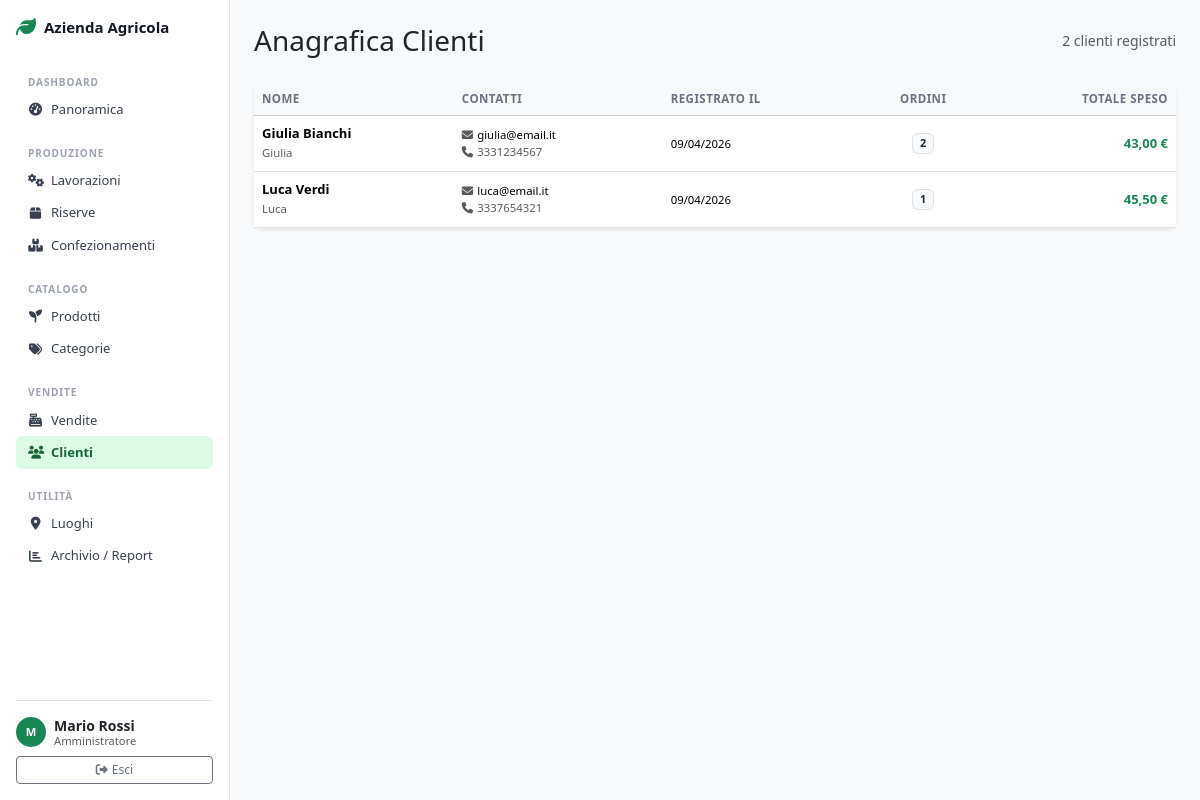
Screenshot of /admin/clienti.php (signed in) with the database file from the repository.
### tables this page shows
CREATE TABLE IF NOT EXISTS CLIENTE (
    idCliente INT AUTO_INCREMENT PRIMARY KEY,
    idUtente INT NULL,
    nome VARCHAR(150) NOT NULL,
    nickname VARCHAR(100) NULL,
    telefono VARCHAR(20) NULL,
    email VARCHAR(150) NULL,
    occasionale BOOLEAN NOT NULL DEFAULT FALSE,
    
    FOREIGN KEY (idUtente) REFERENCES UTENTE(idUtente) ON DELETE SET NULL,
    INDEX idx_occasionale (occasionale),
    INDEX idx_email (email)
);

CREATE TABLE IF NOT EXISTS UTENTE (
    idUtente INT AUTO_INCREMENT PRIMARY KEY,
    nome VARCHAR(100) NOT NULL,
    cognome VARCHAR(100) NOT NULL,
    email VARCHAR(150) NOT NULL UNIQUE,
    password VARCHAR(255) NOT NULL,
    ruolo ENUM('admin', 'cliente') NOT NULL DEFAULT 'cliente',
    dataRegistrazione DATETIME NOT NULL DEFAULT CURRENT_TIMESTAMP,
    attivo BOOLEAN NOT NULL DEFAULT TRUE,
    
    INDEX idx_email (email),
    INDEX idx_ruolo (ruolo)
);

### includes/db.php (called while the page is built, shortened)
<?php
function executeQuery($conn, $sql, $params = []) {
    $stmt = mysqli_prepare($conn, $sql);
    mysqli_stmt_execute($stmt);
    return $stmt;
}
function fetchAll($conn, $sql, $params = []) {
    $stmt   = executeQuery($conn, $sql, $params);
    $result = mysqli_stmt_get_result($stmt);
    $rows   = mysqli_fetch_all($result, MYSQLI_ASSOC);
    return $rows;
}

### includes/functions.php (called while the page is built, shortened)
<?php
function formatPrice($amount) {
    return number_format($amount, 2, ',', '.') . ' €';
}
function formatDate($date, $includeTime = false) {
    $timestamp = strtotime($date);
    return date('d/m/Y', $timestamp);
}

### admin/clienti.php (the view, shortened to what this page needs)
<?php
require_once '../includes/db.php';
require_once '../includes/functions.php';
$sql = "SELECT c.*, u.email, u.dataRegistrazione,
        COUNT(DISTINCT v.idVendita) as totaleOrdini,
        COALESCE(SUM(v.totalePagato), 0) as totaleSpeso
        FROM CLIENTE c
        LEFT JOIN UTENTE u ON c.idUtente = u.idUtente
        LEFT JOIN VENDITA v ON c.idCliente = v.idCliente
        WHERE c.occasionale = FALSE
        GROUP BY c.idCliente
        ORDER BY c.nome";
$clienti = fetchAll($pdo, $sql);
include '../includes/header_admin.php';
?>
<div class="d-flex justify-content-between align-items-center mb-4">
    <h1 class="h3 mb-0">Anagrafica Clienti</h1>
    <small class="text-muted"><?php echo count($clienti); ?> clienti registrati</small>
</div>
<div class="card border-0 shadow-sm">
    <div class="card-body p-0">
        <div class="table-responsive">
            <table class="table table-hover align-middle mb-0">
                <thead class="table-light">
                    <tr>
                        <th>Nome</th>
                        <th>Contatti</th>
                        <th>Registrato il</th>
                        <th class="text-center">Ordini</th>
                        <th class="text-end">Totale speso</th>
                    </tr>
                </thead>
                <tbody>
                    <?php if (empty($clienti)): ?>
                        <tr>
                            <td colspan="5" class="text-center text-muted py-4">Nessun cliente registrato</td>
                        </tr>
                    <?php else: ?>
                    <?php foreach ($clienti as $c): ?>
                        <tr>
                            <td>
                                <div class="fw-semibold"><?php echo htmlspecialchars($c['nome']); ?></div>
                                <?php if ($c['nickname']): ?>
                                    <small class="text-muted"><?php echo htmlspecialchars($c['nickname']); ?></small>
                                <?php endif; ?>
                            </td>
                            <td>
                                <?php if ($c['email']): ?>
                                    <div class="small">
                                        <i class="fas fa-envelope me-1 text-muted"></i><?php echo htmlspecialchars($c['email']); ?>
                                    </div>
                                <?php endif; ?>
                                <?php if ($c['telefono']): ?>
                                    <div class="small text-muted">
                                        <i class="fas fa-phone me-1"></i><?php echo htmlspecialchars($c['telefono']); ?>
                                    </div>
                                <?php endif; ?>
                            </td>
                            <td>
                                <small><?php echo $c['dataRegistrazione'] ? formatDate($c['dataRegistrazione']) : '—'; ?></small>
                            </td>
                            <td class="text-center">
                                <span class="badge bg-light text-dark border"><?php echo $c['totaleOrdini']; ?></span>
                            </td>
                            <td class="text-end">
                                <strong class="<?php echo $c['totaleSpeso'] > 0 ? 'text-success' : 'text-muted'; ?>">
                                    <?php echo formatPrice($c['totaleSpeso']); ?>
                                </strong>
                            </td>
                        </tr>
                    <?php endforeach; ?>
                    <?php endif; ?>
                </tbody>
            </table>
        </div>
    </div>
</div>
<?php include '../includes/footer.php'; ?>

### css/admin.css (style rules this page uses)
.card { border-radius: 8px; }
.table thead th { font-size: .72rem; font-weight: 600; text-transform: uppercase; letter-spacing: .04em; color: #6b7280; white-space: nowrap; border-bottom-width: 1px; }
.table td { font-size: .8125rem; vertical-align: middle; }
.badge { font-size: .68rem; font-weight: 600; }

### rows the page displays
cliente: nome "Giulia Bianchi", nickname "Giulia", idUtente.email "giulia@email.it", telefono "3331234567", idUtente.dataRegistrazione "09/04/2026", totaleOrdini "2", totaleSpeso "43,00 €"
cliente: nome "Luca Verdi", nickname "Luca", idUtente.email "luca@email.it", telefono "3337654321", idUtente.dataRegistrazione "09/04/2026", totaleOrdini "1", totaleSpeso "45,50 €"

### other values shown
APP_NAME "Azienda Agricola"
substr(getUserName(), 0, 1) "M"
getUserName() "Mario Rossi"
count($clienti) "2"
